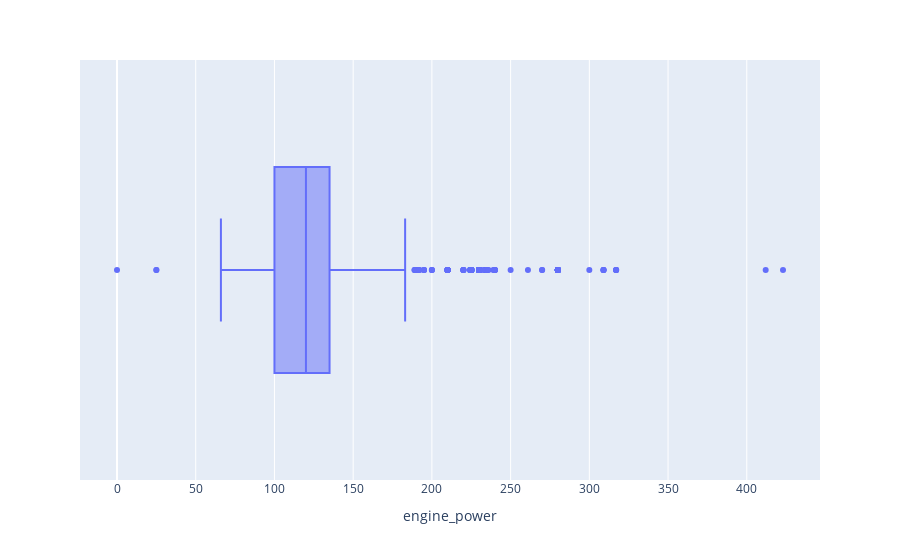

Source (notebook cell):
### Markdown cell above
Juste une voiture au kilométrage anormal.

### Code cell
fig = px.box(pricing_optimization_df, x="engine_power")
fig.show()

### Figure 1 — Plotly figure (JSON) as saved in the notebook; plotly's stock layout.template omitted (floating-point values rounded to 4 significant figures; data arrays with more than 128 entries replaced by an {"elided": "..."} marker saying what was removed)
{"data": [{"alignmentgroup": "True", "hovertemplate": "engine_power=%{x}<extra></extra>", "legendgroup": "", "marker": {"color": "#636efa"}, "name": "", "notched": false, "offsetgroup": "", "orientation": "h", "showlegend": false, "type": "box", "x": {"elided": "4843 int values"}, "x0": " ", "xaxis": "x", "y0": " ", "yaxis": "y"}], "layout": {"boxmode": "group", "legend": {"tracegroupgap": 0}, "margin": {"t": 60}, "xaxis": {"anchor": "y", "domain": [0, 1], "title": {"text": "engine_power"}}, "yaxis": {"anchor": "x", "domain": [0, 1]}}}
